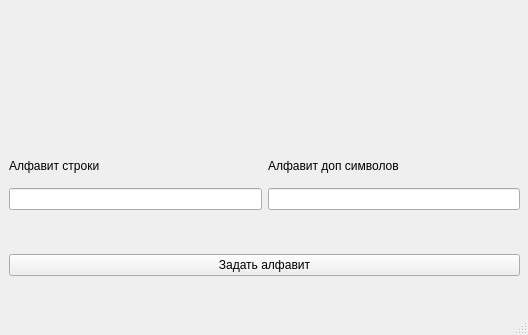
<?xml version="1.0" encoding="UTF-8"?>
<ui version="4.0">
 <class>MainWindow</class>
 <widget class="QMainWindow" name="MainWindow">
  <property name="geometry">
   <rect>
    <x>0</x>
    <y>0</y>
    <width>528</width>
    <height>335</height>
   </rect>
  </property>
  <property name="minimumSize">
   <size>
    <width>528</width>
    <height>335</height>
   </size>
  </property>
  <property name="windowTitle">
   <string>MainWindow</string>
  </property>
  <widget class="QWidget" name="centralwidget">
   <widget class="QWidget" name="verticalLayoutWidget">
    <property name="geometry">
     <rect>
      <x>9</x>
      <y>240</y>
      <width>511</width>
      <height>51</height>
     </rect>
    </property>
    <layout class="QVBoxLayout" name="verticalLayout">
     <item>
      <widget class="QPushButton" name="setAlphabet">
       <property name="text">
        <string>Задать алфавит</string>
       </property>
      </widget>
     </item>
    </layout>
   </widget>
   <widget class="QWidget" name="gridLayoutWidget">
    <property name="geometry">
     <rect>
      <x>9</x>
      <y>149</y>
      <width>511</width>
      <height>61</height>
     </rect>
    </property>
    <layout class="QGridLayout" name="gridLayout">
     <item row="1" column="0">
      <widget class="QLineEdit" name="lineEdit_1"/>
     </item>
     <item row="1" column="1">
      <widget class="QLineEdit" name="lineEdit_2"/>
     </item>
     <item row="0" column="0">
      <widget class="QLabel" name="label">
       <property name="text">
        <string>Алфавит строки</string>
       </property>
      </widget>
     </item>
     <item row="0" column="1">
      <widget class="QLabel" name="label_2">
       <property name="text">
        <string>Алфавит доп символов</string>
       </property>
      </widget>
     </item>
    </layout>
   </widget>
  </widget>
  <widget class="QMenuBar" name="menubar">
   <property name="geometry">
    <rect>
     <x>0</x>
     <y>0</y>
     <width>528</width>
     <height>22</height>
    </rect>
   </property>
  </widget>
  <widget class="QStatusBar" name="statusbar"/>
 </widget>
 <resources/>
 <connections/>
</ui>
